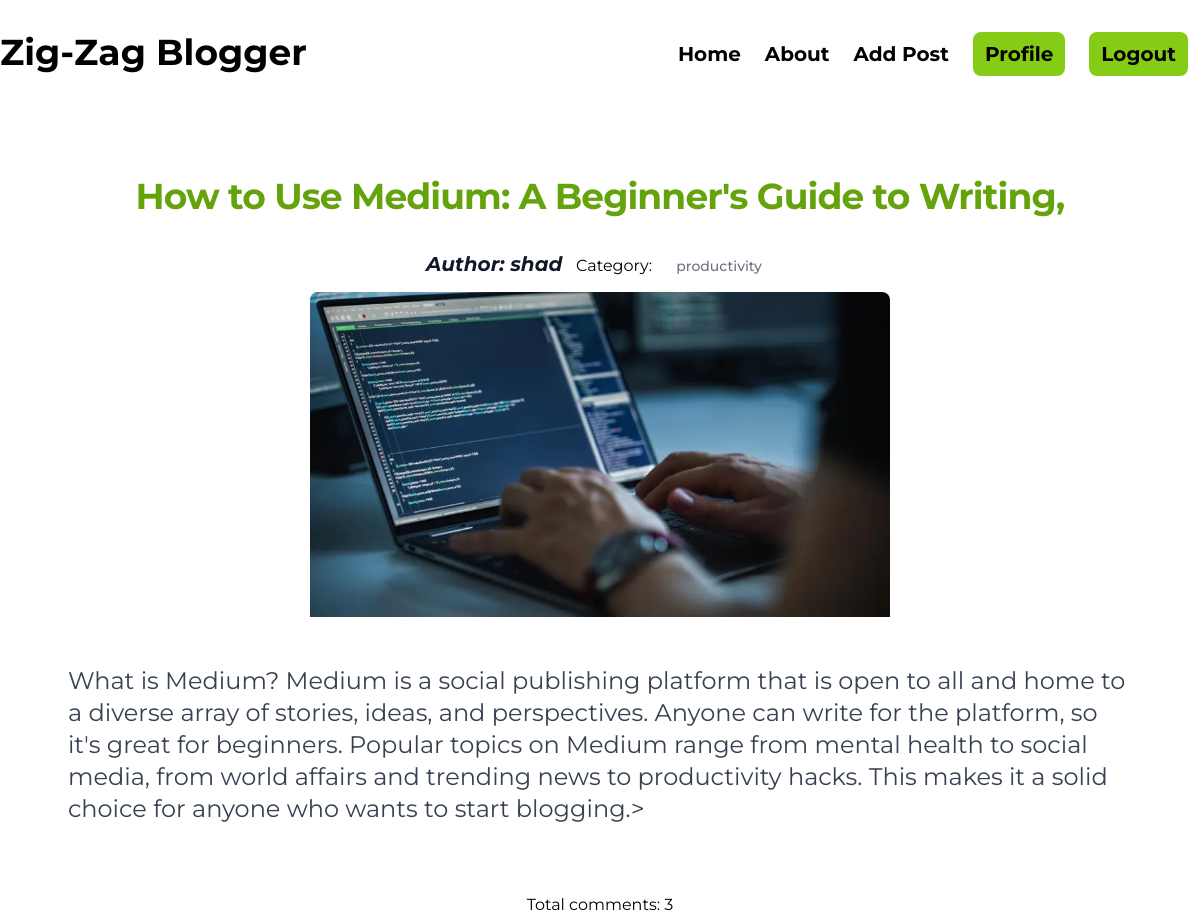
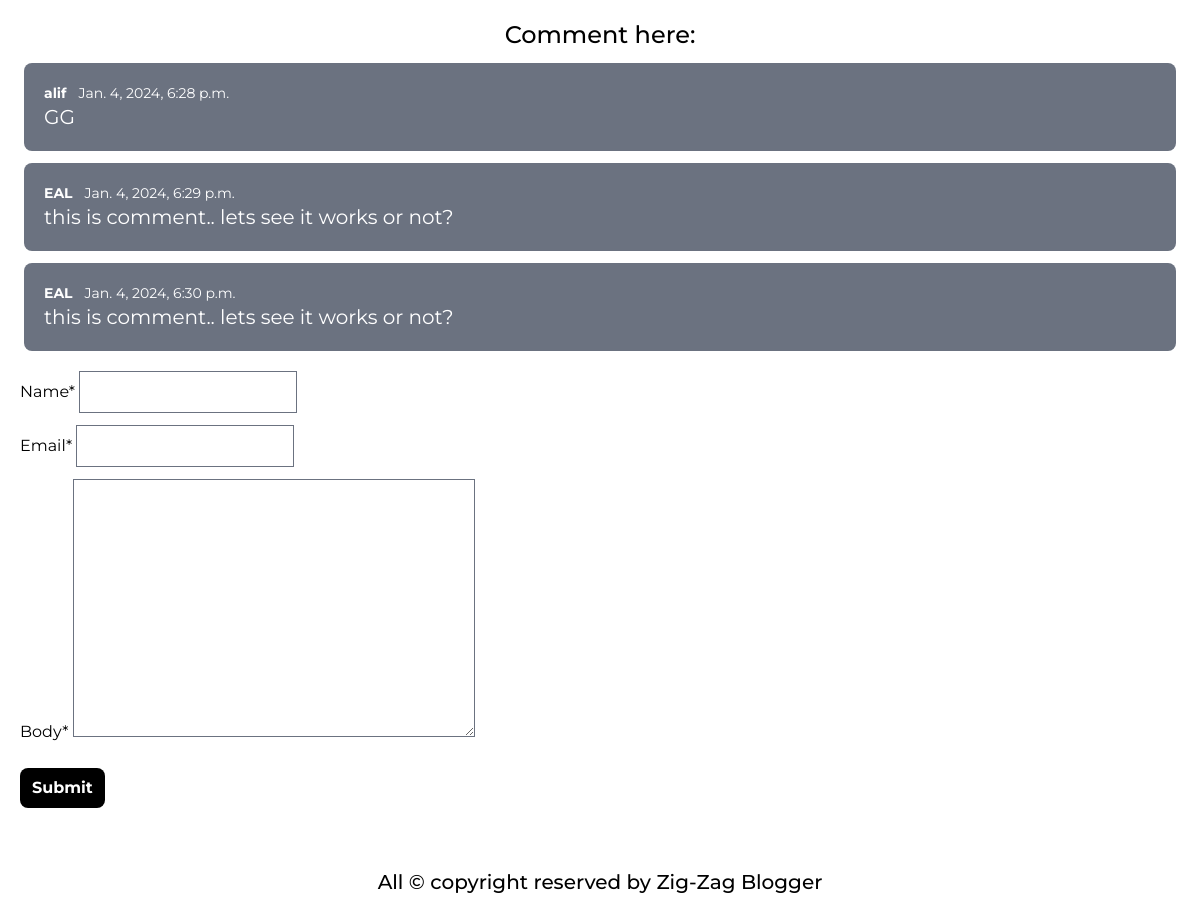
The app's page /post/detalis/2/ (signed in) with its own data (2 pictures, top to bottom).
### posts/models.py (models this page shows, shortened)
class Post(models.Model):
    title = models.CharField(max_length=50)
    content = models.TextField()
    category = models.ManyToManyField(Category)
    author = models.ForeignKey(User, on_delete=models.CASCADE)
    image = models.ImageField(upload_to='posts/media/uploads/', blank=True, null = True)

class Comment(models.Model):
    post = models.ForeignKey(Post, on_delete = models.CASCADE, related_name = 'comments')
    name = models.CharField(max_length = 30)
    email = models.EmailField()
    body = models.TextField()
    created_on = models.DateTimeField(auto_now_add=True)

### categories/models.py (models this page shows, shortened)
class Category(models.Model):
    name = models.CharField(max_length=50)
    slug = models.SlugField(max_length=100, unique = True, null=True, blank=True)

### posts/views.py (the view, shortened to what this page needs)
# urls.py: path('detalis/<int:id>/', views.detailsPageClass.as_view(), name = 'details_page')
class detailsPageClass(DetailView):
    model = models.Post
    pk_url_kwarg = 'id'
    template_name = 'blog_details.html'
    def get_context_data(self, **kwargs):
        context = super().get_context_data(**kwargs)
        post = self.object
        comments = post.comments.all()
        comment_form = forms.CmntForm()
        context['comments'] = comments
        context['comment_form']=comment_form
        return context

### posts/forms.py
class CmntForm(forms.ModelForm):
    class Meta:
        model = Comment
        fields = ['name', 'email', 'body']

### posts/templates/blog_details.html (shortened to what this page needs)
{% extends "base.html" %}
{% block content %}
{% load crispy_forms_tags %}
<div>
    <div class="max-w-[1200px] mx-auto">
        <div class="p-5">
          <h5
            class="mt-12 mb-6 text-center text-4xl font-bold tracking-tight text-lime-600"
          >
            {{post.title}}
          </h5>
          <div class="text-center">
            <span class="m-2 text-xl font-bold italic text-gray-900">
                Author: {{post.author.first_name}}
            </span>
            <span class="">
                Category: {% for cat in post.category.all %}
                <a
                  href=""
                  class="inline-flex items-center px-3 py-2 text-sm font-medium text-center text-gray-500 m-2"
                >
                  {{cat.name}}
                </a>
                {% endfor %}
            </span>
          </div>
          <img class="rounded-t-lg mx-auto w-1/2" src="{{post.image.url}}" alt="#" />
          <p class="m-12 font-normal text-gray-700 dark:text-gray-400 text-2xl">
            {{post.content}}>
          </p>
        </div>
      </div>
      <h1 class="text-center">Total comments: {{comments | length}}</h1>
      <h1 class="text-center text-2xl font-medium mt-6">Comment here:</h1>
      <div class="m-3">
        {% for comment in comments %}
        <div class="text-sm bg-gray-500 m-3 p-5 rounded-lg text-white">
            <p><b class="mr-3">{{comment.name}}</b>{{comment.created_on}}</p>
            <p class="text-xl">{{comment.body}}</p>
        </div>
        {% endfor %}
      </div>
      <form class="m-5" method="post">
        {{ comment_form |crispy }}
        <button class="bg-black px-3 py-2 text-white font-bold rounded-lg my-3">
          Submit
        </button>
      </form>
</div>
{% endblock %}

### records on screen
Post: title "How to Use Medium: A Beginner's Guide to Writing,", author.first_name "shad", image (picture), content "What is Medium? Medium is a social publishing platform that is open to all and home to a diverse array of stories, ideas, and perspectives. Anyone can write for the platform, so it's great for beginners. Popular topics on Medium range from mental health to social media, from world affairs and trending news to productivity hacks. This makes it a solid choice for anyone who wants to start blogging."
Category: name "productivity"
Comment: name "alif", created_on "Jan. 4, 2024, 6:28 p.m.", body "GG"
Comment: name "EAL", created_on "Jan. 4, 2024, 6:29 p.m.", body "this is comment.. lets see it works or not?"
Comment: name "EAL", created_on "Jan. 4, 2024, 6:30 p.m.", body "this is comment.. lets see it works or not?"

### other values on screen
{{ comments | length }} "3"
